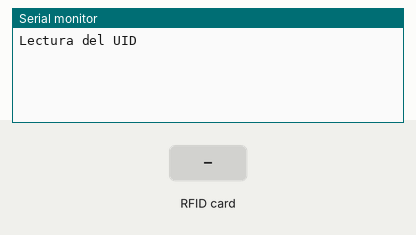
This sketch was run on a simulated Arduino Uno, built with avr-gcc and run on an emulated ATmega328P. Parts: the last lines printed to the serial monitor. The test bench sets the inputs (shaded band).

Above: at 1.2 s.
1.3 s: RFID card E6 16 0B 4B held to the reader
At 1.7 s:
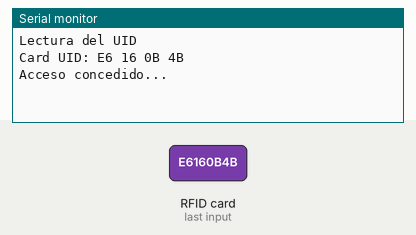
2.8 s: RFID card 12 6A 0D B0 held to the reader
At 4.0 s:
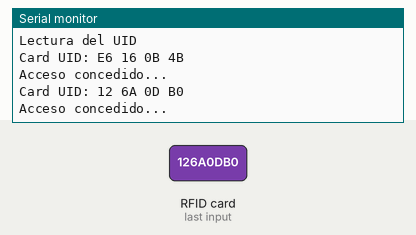
4.3 s: RFID card 5E 7A 19 C4 held to the reader
At 5.7 s:
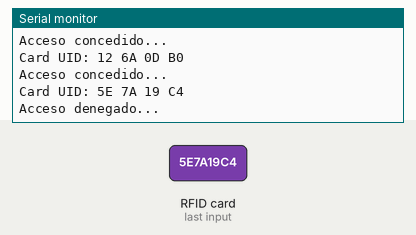

The sketch:

TP11_RFID.ino
```cpp
#include <SPI.h>
#include <MFRC522.h>
#include "sistem.h"
#include "cnu1.h"

//>SU1Y6760K6<
//>QU1<

//--Pines para el RFID--
#define RST_PIN 9 //Pin 9 para el reset del RC522
#define SS_PIN 10 //Pin 10 para el SS (SDA) del RC522
MFRC522 mfrc522(SS_PIN, RST_PIN); //Creamos el objeto para el RC522

//--Variables para el lector del RFID--
char ActualUID[4]; //almacenará el código del Tag leído
char Usuario1[4]= {0xE6, 0x16, 0x0B, 0x4B} ; //código del usuario 1
char Usuario2[4]= {0x12, 0x6A, 0x0D, 0xB0} ; //código del usuario 2


//--Vector interrupcion Timer2--
void initTimer2(void);  //Inicializamos el constructor
int cont = 0;           //Contador del vector interrupcion
bool flag = 0;          //Bandera para el vector interrupcion
int led=13;             //Declaramos el pin del led

//--Variables para el input del  mensaje--
int msgNuevo = 0;
String str = "";
String str2 = "";

//--Variables para separar por bloques el hash--
int b1u1;//Bloque 1 del usuario1
int b2u1;//Bloque 2 del usuario1
int b3u1;//Bloque 3 del usuario1
int b4u1;//Bloque 4 del usuario1


void setup()
{
  initPorts(); //Iniciamos la comunicación serial
  initTimer2();//Iniciamos la comun. del vector interrupcion
  pinMode(led,OUTPUT);//Inicializamos el led testigo
  SPI.begin(); //Iniciamos el Bus SPI
  mfrc522.PCD_Init(); // Iniciamos el MFRC522
  Serial.println("Lectura del UID");

}

void loop() {
  //Vector Interrupcion Timer2
  if(flag){
    flag=0;
  }

  if (Serial.available())   // detecta si se escribe en la consola
  {
    char carRec = Serial.read();
    msgNuevo = captureData(carRec);
  }

  if (msgNuevo)  // detecta si hay mensaje nuevo valido
  {
    msgNuevo = 0;
    parseMsg();
  }


  // Revisamos si hay nuevas tarjetas presentes
  if ( mfrc522.PICC_IsNewCardPresent())
  {
    //Seleccionamos una tarjeta
    if ( mfrc522.PICC_ReadCardSerial())
    {
      // Enviamos serialemente su UID
      Serial.print("Card UID:");
      for (byte i = 0; i < mfrc522.uid.size; i++)
      {
        Serial.print(mfrc522.uid.uidByte[i] < 0x10 ? " 0" : " ");
        Serial.print(mfrc522.uid.uidByte[i], HEX);
        ActualUID[i]=mfrc522.uid.uidByte[i];
      }
      Serial.println();

      //comparamos los UID para determinar si es uno de nuestros usuarios
      if(compareArray(ActualUID,Usuario1))
        Serial.println("Acceso concedido...");
      else if(compareArray(ActualUID,Usuario2))
        Serial.println("Acceso concedido...");
      else
        Serial.println("Acceso denegado...");
      // Terminamos la lectura de la tarjeta tarjeta actual
      mfrc522.PICC_HaltA();
    }
  }
}

//funcion que compara los arrays
boolean compareArray(char array1[],char array2[])
{
  if(array1[0] != array2[0])return(false);
  if(array1[1] != array2[1])return(false);
  if(array1[2] != array2[2])return(false);
  if(array1[3] != array2[3])return(false);
  return(true);
}
//*********************************************************
//Vector interrupcion Timer2
//********************************************************

ISR(TIMER2_OVF_vect)
{
  TCNT2 = 5;
  cont++;
  if (cont == TOSC)
  {
    cont = 0;
    flag = 1;

  }
}
```

cnu1.cpp
```cpp
//--Config new user(cnu)--
#include "sistem.h"
#include "arduino.h"
#include "cnu1.h"

//--Importamos las variables del .ino--
extern String str;
extern int b1u1;//Bloque 1 del usuario1
extern int b2u1;//Bloque 2 del usuario1
extern int b3u1;//Bloque 3 del usuario1
extern int b4u1;//Bloque 4 del usuario1

//extern char ActualUID[4];

extern char ActualUID[4]{ b1u1, b2u1, b3u1, b4u1};


void cnu1()
{
  String accion = str.substring(0, 1); //se queda con  Q o S
  if (accion == "Q")
  {
    ru1();
  }

  if (accion == "S")
  {
    su1();
  }

}


void ru1()
{

  Serial.println(ActualUID);
  /*char str2[30];
  sprintf(str2, ">RU1%02d%02d%02d%02<",b1u1,b2u1,b3u1,b4u1);
  Serial.println(str2);
*/
}

void su1()
{
  //Primer byte del id. //Su1xx000000 captura el valor del u1.
  b1u1 = str.substring(3, 5).toInt();
  //Segundo byte del id. //Su100xx0000 captura el valor del u1.
  b2u1 = str.substring(5, 7).toInt();
  //Tercer byte del id. //Su10000xx0000 captura el valor del u1.
  b3u1 = str.substring(7, 9).toInt();
  //Cuarto byte del id. //Su1000000xx captura el valor del u1.
  b4u1 = str.substring(9, 11).toInt();


}
/*//Funcion para nuevo usuario 1
void nu1(){
  char user1[4]{ "0x"+b1u1, "0x"+b2u1, "0x"+b3u1, "0x"+b4u1};
}*/
```

cnu1.h
```cpp
void cnu1();
void ru1();//Respuesta usuario 1
void su1();//Seteo del usuario 1
```

sistem.cpp
```cpp
#include "sistem.h"
#include "arduino.h"
#include "cnu1.h"


extern bool flag;
bool estado = 0;
extern String str; //var global definida en el .ino
extern String str2; //var global definida en el .ino

void initPorts(void)
{
  Serial.begin(9600);
}

//*******************************************************
//Configura Timer2
//******************************************************
void initTimer2(void)
{
  SREG = 0b01111111;       //Desabilitar interrupciones
  TIMSK2 = 0b00000001;     //Habilita la interrupcion por desbordamiento
  TCCR2B = 0b00000011;     //Configura preescala para que FT2 sea de 250KHz
  SREG = 0b10000000;       //Habilitar interrupciones //Desabilitar interrupciones
  TCNT2 = 5;               //255-5 =250 (el valor que queremos)
}

bool captureData(char car)
{
  char datoRet = 0;
  switch (car)
  {
    case '>':
      {
        str = "";
        str2 = "";
        break;
      }
    case '<':
      {
        datoRet = 1;
        break;
      }
    default:
      {
        str = str + car;
        str2 = str2 + car;
      }
  }
  return datoRet;
}


void parseMsg()
{
  String tipoCmd = str.substring(1, 3); //captura del car 1 al car 3 (2 caracter) ej: recibe; SP1234 y se queda con P1
  String Valor;


  if (tipoCmd == "U1")//User1
  {
    cnu1();
  }

}
```

sistem.h
```cpp
void initPorts(void);
void initTimer2(void);
bool captureData(char carRec); // para serial
void parseMsg();
#define TOSC 1000
```

Measured:
- after the input at 1.3 s, the serial monitor: prints a new line at once (image 1)
- after the input at 2.8 s, the serial monitor: prints a new line at once (image 2)
- after the input at 4.3 s, the serial monitor: prints a new line at once (image 3)
